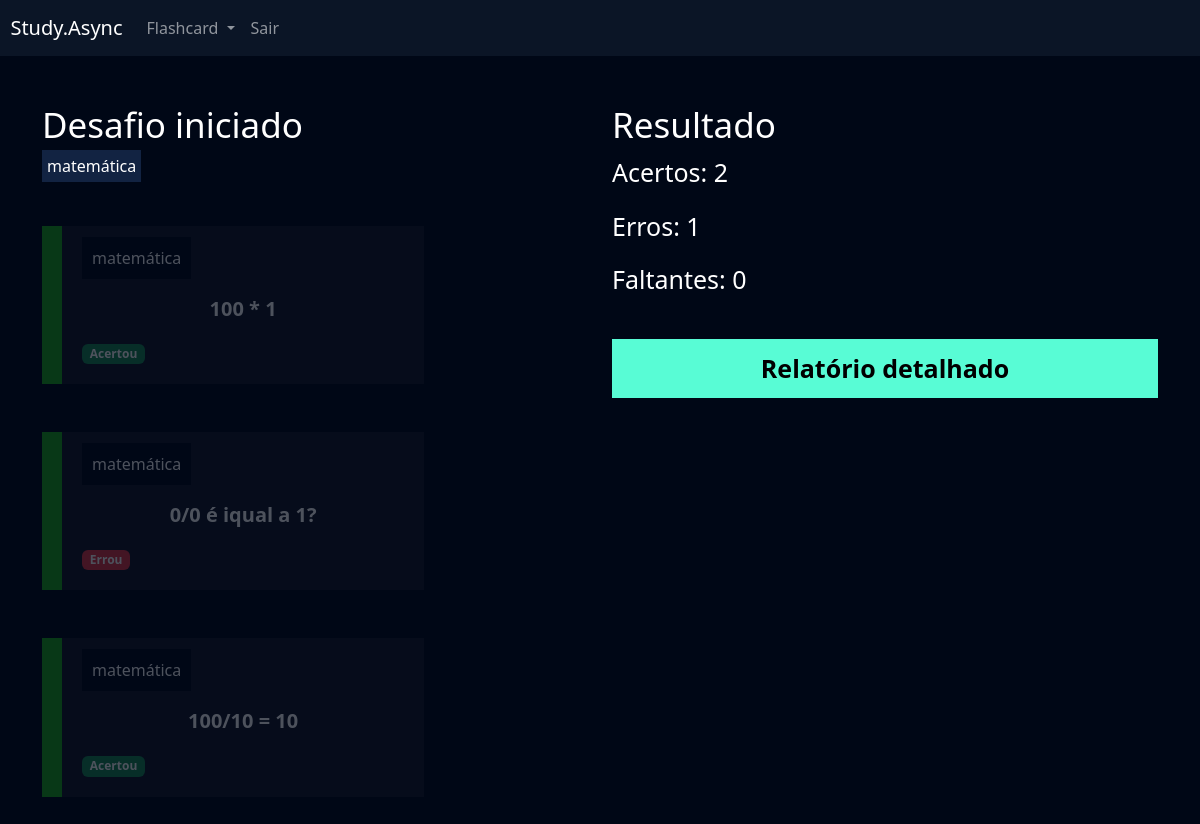
The page /flashcard/desafio/24/ (signed in) on the database its author committed.
### flashcard/models.py (models this page shows, shortened)
class Categoria(models.Model):
    nome = models.CharField(max_length=20)
    def __str__(self):
        return self.nome

class FlashcardDesafio(models.Model):
    flashcard = models.ForeignKey(Flashcard, on_delete=models.DO_NOTHING)
    respondido = models.BooleanField(default=False)
    acertou = models.BooleanField(default=False)

class Flashcard(models.Model):
    DIFICULDADE_CHOICES = (('D', 'Difícil'), ('M', 'Médio'), ('F', 'Fácil'))
    user = models.ForeignKey(User, on_delete=models.DO_NOTHING)
    pergunta = models.CharField(max_length=100)
    resposta = models.TextField()
    categoria = models.ForeignKey(Categoria, on_delete=models.DO_NOTHING)
    dificuldade = models.CharField(max_length=1, choices=DIFICULDADE_CHOICES)
    @property
    def css_dificuldade(self):
        if self.dificuldade == 'D':
            return 'flashcard-dificil'
        elif self.dificuldade == 'M':
            return 'flashcard-medio'
        elif self.dificuldade == 'F':
            return 'flashcard-facil'

### flashcard/views.py (the view)
# urls.py: path('desafio/<int:id>/', views.desafio, name='desafio'),
def desafio (request, id):
    if not request.user.is_authenticated:
        return redirect('/usuarios/logar')
    desafio = Desafio.objects.get(id=id)
    categorias = desafio.categoria.all()
    if not desafio.user == request.user:
        raise Http404()
    if request.method == 'GET':
        acestos = desafio.flashcards.filter(respondido=True).filter(acertou=True).count()
        erros = desafio.flashcards.filter(respondido=True).filter(acertou=False).count()
        faltantes = desafio.flashcards.filter(respondido=False).count()
        if faltantes == 0:
            desafio.status = 'C'
        desafio.save()
        return render(request, 'desafio.html', {'desafio':desafio, 'acestos': acestos,'erros':erros,'faltantes':faltantes, 'categorias':categorias})

### flashcard/templates/desafio.html (shortened to what this page needs)
{% extends "base.html" %}
{% load static %}
{% block 'cabecalho' %}
    <link href="{% static 'usuarios/css/cadastro.css' %}" rel="stylesheet">
    <link href="{% static 'flashcard/css/novo_flashcard.css' %}" rel="stylesheet">
    <link href="{% static 'flashcard/css/iniciar_desafio.css' %}" rel="stylesheet">
    <link href="{% static 'flashcard/css/desafio.css' %}" rel="stylesheet">
    <link href='https://unpkg.com/boxicons@2.1.4/css/boxicons.min.css' rel='stylesheet'>
{% endblock 'cabecalho' %}
{% block 'conteudo' %}
    {% include "partials/header.html" %}
    <div class="container">
        <br>
        <br>
        <div class="row">
            <div class="col-md">
                <h3 class="fonte-secundaria" >Desafio iniciado</h3>
                {% for categoria in categorias %}
                    <span class="badge-categoria" >{{categoria}}</span>
                {% endfor %}
                <br>
                <br>
                <br>
                {% for flash in desafio.flashcards.all %}
                    <div class="box-new-flashcard {% if flash.respondido %} op2 {% endif %}">
                        <div class="flashcard {{flash.flashcard.css_dificuldade}}">
                            <div class="flashcard-categoria">
                                {{flash.flashcard.categoria}}
                            </div>
                            <br>
                            <br>
                            <div class="flashcard-box-item" onclick="flip_card({{flash.id}})">
                                <p class="flashcard-item">{{flash.flashcard.pergunta}}</p>
                            </div>
                            {% if not flash.respondido %}
                                <div class="responder">
                                    <a href="{% url "responder_flashcard" flash.id %}?Acertou=0&desafio_id={{desafio.id}}"><i class='bx bxs-x-square icone-vermelho'></i></a>
                                    <a href="{% url "responder_flashcard" flash.id %}?Acertou=1&desafio_id={{desafio.id}}"><i class='bx bxs-check-square icone-verde' ></i></a>
                                </div>
                            {% else %}
                                {% if flash.acertou %}
                                    <span class="badge bg-success">Acertou</span>
                                {% else %}
                                    <span class="badge bg-danger">Errou</span>
                                {% endif %}
                            {% endif %}
                        </div>
                    </div>
                    <br>
                    <br>
                {% endfor %}
            </div>
            <div class="col-md">
                <h3 class="fonte-secundaria">Resultado</h3>
                <p class="fonte-p">Acertos: {{acestos}}</p>
                <p class="fonte-p">Erros: {{erros}}</p>
                <p class="fonte-p">Faltantes: {{faltantes}}</p>
                <br>
                <a class="btn-cadastro btn-desafio" href="{% url "relatorio" desafio.id %}">Relatório detalhado</a>
            </div>
        </div>
    </div>
{% endblock 'conteudo' %}

### templates/static/geral/css/base.css (style rules this page uses)
:root { --main-color: #0b1526; --dark-color: #000716; --secondary-dark-color: rgb(15, 2, 26); --light-color: #00c1f3; --contrast-color: #f4c96b; --differential-color: #58fcd5; }
body { background-color: var(--dark-color) !important; color: white !important; }

### templates/static/usuarios/css/cadastro.css (style rules this page uses)
* { margin: 0; padding: 0; }
.btn-cadastro { padding: 10px; background-color: #58fcd5; border: none; border: 1px solid #58fcd5; font-size: 18px; font-weight: bold; padding-left: 25px; padding-right: 25px; }

### templates/static/flashcard/css/novo_flashcard.css (style rules this page uses)
.box-new-flashcard { width: 70%; margin: auto; }
.flashcard { background-color: rgba(255, 255, 255, .08); padding: 20px; }
.flashcard-box-item { text-align: center; }
.flashcard p { font-size: 20px; font-weight: bold; cursor: pointer; }
.flashcard-facil { border-left: 20px solid #1DAB1A; }
.flashcard-categoria { background-color: var(--dark-color); display: inline; padding: 10px; }

### templates/static/flashcard/css/iniciar_desafio.css (style rules this page uses)
.fonte-secundaria { font-size: 35px; }

### templates/static/flashcard/css/desafio.css (style rules this page uses)
.badge-categoria { padding: 5px; background-color: #122342; }
.box-new-flashcard { margin: 0; }
.op2 { opacity: .3; }
.fonte-p { font-size: 25px; }
.btn-desafio { width: 100% !important; color: black; text-decoration: none; display: block; text-align: center; font-size: 25px; }

### rows shown on the page
Categoria: nome "matemática"
FlashcardDesafio: flashcard.categoria "matemática", flashcard.pergunta "100 * 1", respondido "Acertou"
FlashcardDesafio: flashcard.categoria "matemática", flashcard.pergunta "0/0 é iqual a 1?", respondido "Errou"
FlashcardDesafio: flashcard.categoria "matemática", flashcard.pergunta "100/10 = 10", respondido "Acertou"

### other values the page prints
{{ acestos }} "2"
{{ erros }} "1"
{{ faltantes }} "0"
